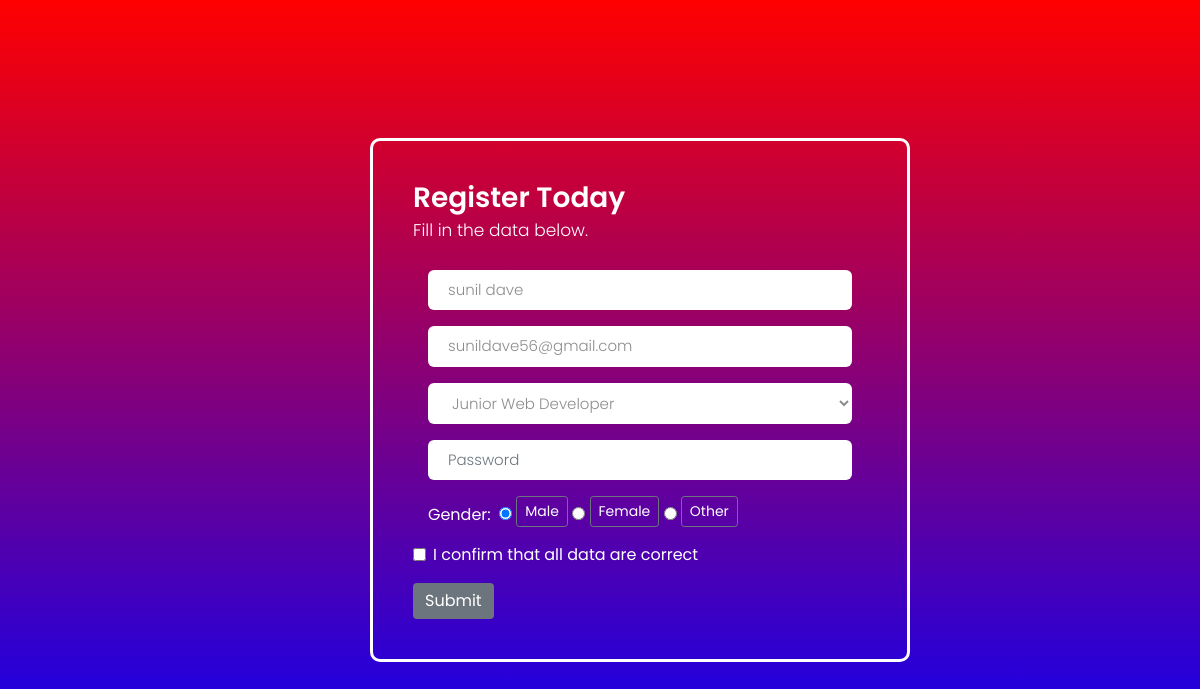
The page /subcategory-update.php?updateid=1 (signed in) on the database its author committed.
### tables this page shows
CREATE TABLE `student` (
  `id` int(11) NOT NULL,
  `name` text NOT NULL,
  `email` varchar(30) NOT NULL,
  `position` text NOT NULL,
  `password` varchar(30) NOT NULL,
  `gender` text NOT NULL
);

### subcategory-update.php (the view, shortened to what this page needs)
<?php
include 'connect.php';
$id         = $_GET['updateid'];
$sql        = "select * from student where id=$id";
$result     = mysqli_query($con, $sql);
$row        = mysqli_fetch_assoc($result);
$name       = $row['name'];
$email      = $row['email'];
$position   = $row['position'];
$gender     = $row['gender'];
?>
<!DOCTYPE html>
<html lang="en">
<head>
    <link rel="stylesheet" href="https://maxcdn.bootstrapcdn.com/bootstrap/4.0.0/css/bootstrap.min.css">
</head>
<body>
    <div class="form-body" style="margin-left:325px">
        <div class="row">
            <div class="form-holder">
                <div class="form-content">
                    <div class="form-items">
                        <h3>Register Today</h3>
                        <p>Fill in the data below.</p>
                        <form class="requires-validation" novalidate method="POST">
                            <div class="col-md-12">
                                <input class="form-control" type="text" name="name" placeholder="Full Name" autocomplete="off" value="<?php echo $name ?>" required>
                            </div>
                            <div class="col-md-12">
                                <input class="form-control" type="email" name="email" placeholder="E-mail Address" autocomplete="off" value="<?php echo $email ?>" required>
                            </div>
                            <div class="col-md-12">
                                <select class="form-select mt-3" name="position" required>
                                    <option value="Junior Web Developer"<?php if ($position == 'Junior Web Developer') {
                                        echo 'selected';
                                    } ?>>Junior Web Developer</option>
                                </select>
                            </div>
                            <div class="col-md-12">
                                <input class="form-control" type="password" name="password" placeholder="Password" autocomplete="off" value="" required>
                            </div>
                            <div class="col-md-12 mt-3">
                                <label class="mb-3 mr-1" for="gender">Gender: </label>
                                <input type="radio" class="btn-check" name="gender" id="male" value="Male" <?php if ($gender == 'Male') {
                                    echo 'checked';
                                } ?> required>
                                <label class="btn btn-sm btn-outline-secondary" for="male">Male</label>
                                <input type="radio" class="btn-check" name="gender" id="female" value="Female" <?php if ($gender == 'Female') {
                                    echo 'checked';
                                } ?> required>
                                <label class="btn btn-sm btn-outline-secondary" for="female">Female</label>
                                <input type="radio" class="btn-check" name="gender" id="Other" value="Other" <?php if ($gender == 'Other') {
                                    echo 'checked';
                                } ?> required>
                                <label class="btn btn-sm btn-outline-secondary" for="Other">Other</label>
                            </div>
                            <div class="form-check">
                                <input class="form-check-input" type="checkbox" value="" id="invalidCheck" required>
                                <label class="form-check-label">I confirm that all data are correct</label>
                            </div>
                            <div class="form-button mt-3">
                                <button id="submit" type="submit" class="btn btn-primary" name="submit">Submit</button>
                            </div>
                        </form>
                    </div>
                </div>
            </div>
        </div>
    </div>
</body>
</html>

### subcategory-update.php (style rules this page uses)
*, body { font-family: 'Poppins', sans-serif; font-weight: 400; -webkit-font-smoothing: antialiased; text-rendering: optimizeLegibility; -moz-osx-font-smoothing: grayscale; }
html, body { height: 100%; background: linear-gradient(180deg, red, blue); overflow: hidden; }
.form-holder { display: flex; flex-direction: column; justify-content: center; align-items: center; text-align: center; min-height: 100vh; }
.form-holder .form-content { position: relative; text-align: center; display: -webkit-box; display: -moz-box; display: -ms-flexbox; display: -webkit-flex; display: flex; -webkit-justify-content: center; justify-content: center; -webkit-align-items: center; align-items: center; padding: 60px; }
.form-content .form-items { border: 3px solid #fff; padding: 40px; display: inline-block; width: 100%; min-width: 540px; -webkit-border-radius: 10px; -moz-border-radius: 10px; border-radius: 10px; text-align: left; -webkit-transition: all 0.4s ease; transition: all 0.4s ease; }
.form-content h3 { color: #fff; text-align: left; font-size: 28px; font-weight: 600; margin-bottom: 5px; }
.form-content p { color: #fff; text-align: left; font-size: 17px; font-weight: 300; line-height: 20px; margin-bottom: 30px; }
.form-content label, .was-validated .form-check-input:invalid~.form-check-label, .was-validated .form-check-input:valid~.form-check-label { color: #fff; }
.form-content input[type=text], .form-content input[type=password], .form-content input[type=email], .form-content select { width: 100%; padding: 9px 20px; text-align: left; border: 0; outline: 0; border-radius: 6px; background-color: #fff; font-size: 15px; font-weight: 300; color: #8D8D8D; -webkit-transition: all 0.3s ease; transition: all 0.3s ease; margin-top: 16px; }
.btn-primary { background-color: #6C757D; outline: none; border: 0px; box-shadow: none; }

### rows shown on the page
student: name "sunil dave", email "sunildave56@gmail.com", position "Junior Web Developer", gender "☑ Male", gender "☐ Female", gender "☐ Other"
